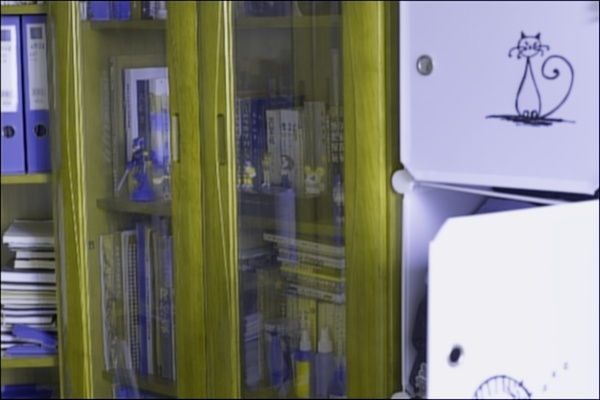
#> input picture Practice/1.jpg, 600 x 400 px, given in place of 1.png, which was not available
$ python noise.py
#> lines starting #> are read from the running program, lines starting #| are printed output that depends on the picture; pictures that were not available may be replaced by others from this repository, and a replacement may not be noted
from PIL import Image
import numpy as np

import cv2
file='G:/fenjie/15/high_lowlight/1.png'
img=cv2.imread(file)
#> img is the input picture: shape (400, 600, 3); mean B, G, R 118.4, 125.4, 125.4
img=cv2.cvtColor(img,cv2.COLOR_RGB2GRAY)
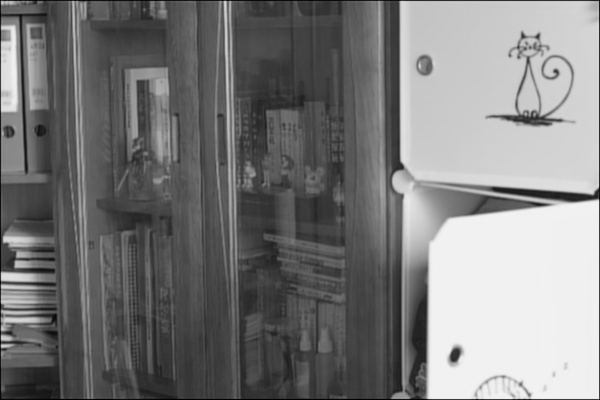
#> img: shape (400, 600); min 0, max 245, mean 123.3
row, column = img.shape
#> row = 400; column = 600
img.astype("float")
Gauss_noise = np.random.normal(0,20, (row, column))
Gauss = img + Gauss_noise
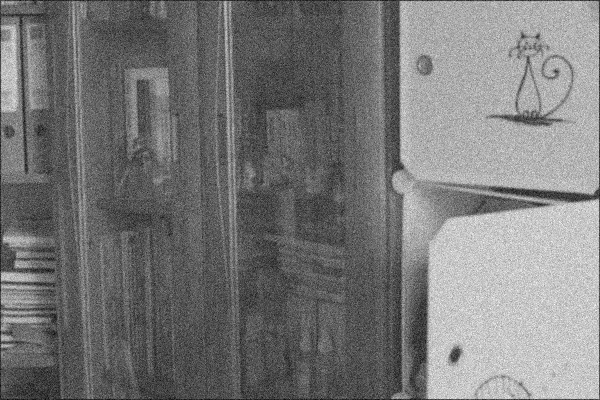
#> Gauss: shape (400, 600) float64; min -54.15, max 321.8, mean 123.3; drawn with min black and max white
img = np.where(Gauss < 0, 0, np.where(Gauss > 255, 255, Gauss))
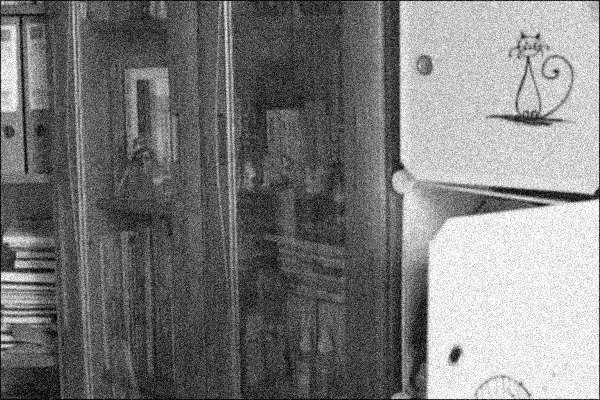
#> img: shape (400, 600) float64; min 0, max 255, mean 123
cv2.imshow("pepper", img.astype("uint8"))
cv2.waitKey(5000)
